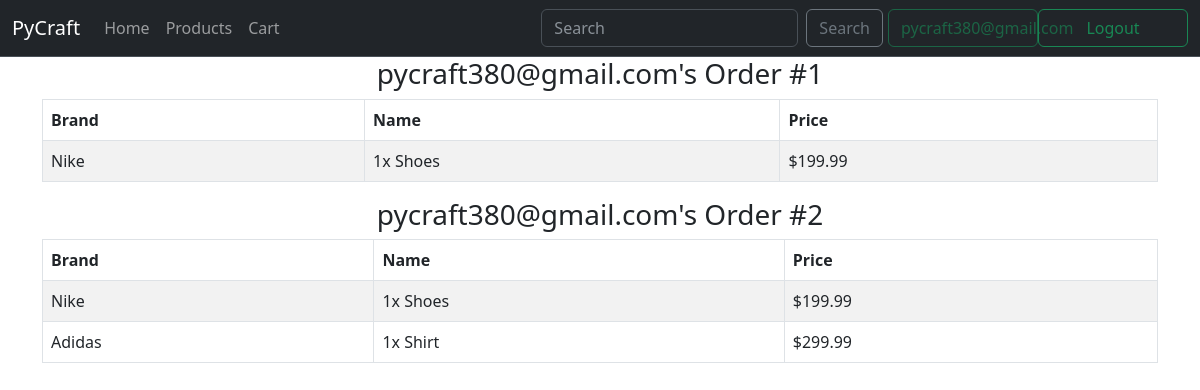
The page /orders (signed in) on the database as committed earlier.
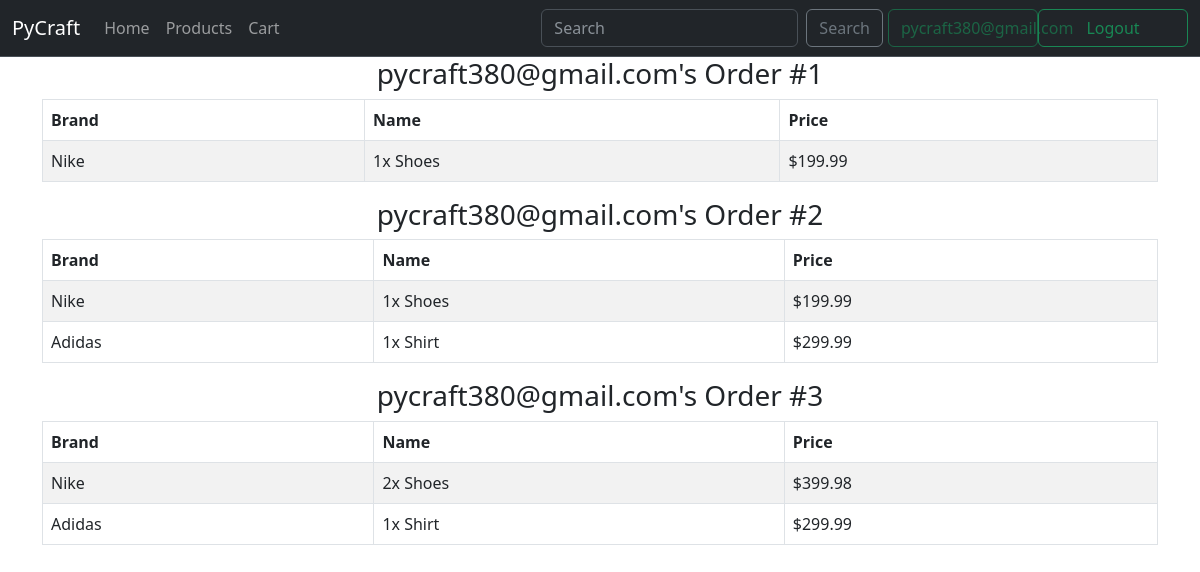
The same page on the database as committed later.
### flaskapp/modules/models/user_model.py (models this page shows, shortened)
class Users(UserMixin, db.Model):
    id = db.Column(db.Integer, primary_key = True, autoincrement=True)
    email = db.Column(db.String(50), nullable = False, unique = True)
    def get_user_by_email(email):
        user = Users.query.filter(Users.email == email).first()
        return user

### flaskapp/modules/models/order_model.py (models this page shows, shortened)
class Orders(db.Model):
    order_id = db.Column(db.Integer, primary_key = True, autoincrement=True)
    owner_id = db.Column(db.Integer, db.ForeignKey('users.id'))
    order_items = db.Column(JSON)
    shipping_type = db.Column(db.String(50))
    address = db.Column(db.String(100))
    price = db.Column(db.Float)

### flaskapp/order.py (the view)
@orders_blueprint.route("/orders")
def checkout():
    curr_user = Users.get_user_by_email(session.get('user'))
    if curr_user == None:
        return redirect('/login')
    else:
        curr_user_email = "pycraft380@gmail.com"
        orders = Orders.query.filter(Orders.owner_id == curr_user.id).all()
        if orders:
            return render_template("order.html", user=curr_user, orders=orders)
    flash("You have no orders!", 'alert-danger')
    return redirect('/cart')

### flaskapp/templates/order.html (shortened to what this page needs)
{% extends 'base.html' %}
{% set active_page = "orders" %}
{%block script%} <link rel="stylesheet" href="../static/products.css"> {% endblock %}
{%block content%}
{%for order in orders%}
<div class="container d-flex justify-content-center align-items-center" id="cart">
    <h3>{{user.email}}'s Order #{{order.order_id}}</h3>
</div>
<div class="container d-flex justify-content-center align-items-center">
    <table class="table table-striped table-bordered">
      <thead>
        <tr>
          <th scope="col">Brand</th>
          <th scope="col">Name</th>
          <th scope="col">Price</th>
        </tr>
    </thead>
    <tbody>
    {%for prod_id, item in order.order_items.items()%}
        <tr>
            <td>{{ item['brand'] }}</td>
            <td>{{item['quantity']}}x {{ item['name'] }}</td>
            <td>${{item['quantity'] * item['price']}}</td>
        </tr>
    {% endfor %}
    </tbody>
  </table>
</div>
{%endfor%}
{%endblock%}

### flaskapp/templates/base.html (shortened to what this page needs)
<!doctype html>
<html lang="en">
  <head>
    {%block script%}  {% endblock %}
    <link href="https://cdn.jsdelivr.net/npm/bootstrap@5.3.0/dist/css/bootstrap.min.css" rel="stylesheet">
    <link rel="stylesheet" href="https://cdn.jsdelivr.net/npm/bootstrap-icons@1.5.0/font/bootstrap-icons.css">
  <body>
    {% if user == None %}
    <nav class="navbar bg-dark border-bottom border-bottom-dark navbar-expand-lg " data-bs-theme="dark">
      <div class="container-fluid">
        <a class="navbar-brand" href="#">PyCraft</a>
        <button class="navbar-toggler" type="button" data-bs-toggle="collapse" data-bs-target="#navbarSupportedContent" aria-controls="navbarSupportedContent" aria-expanded="false" aria-label="Toggle navigation">
          <span class="navbar-toggler-icon"></span>
        </button>
        <div class="collapse navbar-collapse" id="navbarSupportedContent">
          <ul class="navbar-nav me-auto mb-2 mb-lg-0">
            <li class="nav-item">
              <a class="nav-link {% if active_page == 'index'%} active {% endif %}" href="/">Home</a>
            </li>
            <li class="nav-item">
              <a class="nav-link {% if active_page == 'products'%} active {% endif %}" href="products">Products</a>
            </li>
            <li class="nav-item">
              <a class="nav-link {% if active_page == 'cart'%} active {% endif %}" href="cart">Cart</a>
            </li>
          </ul>
          <form class="d-flex" role="search" action="/login">
            <button class="btn btn-outline-success" type="submit" style="width: 150px;">Sign In</button>
          </form>
        </div>
      </div>
  </nav>
  {%else%}
  <nav class="navbar bg-dark border-bottom border-bottom-dark navbar-expand-lg " data-bs-theme="dark">
    <div class="container-fluid">
      <a class="navbar-brand" href="#">PyCraft</a>
      <div class="collapse navbar-collapse" id="navbarSupportedContent">
        <ul class="navbar-nav me-auto mb-2 mb-lg-0">
          <li class="nav-item">
            <a class="nav-link {% if active_page == 'index'%} active {% endif %}" href="/">Home</a>
          </li>
          <li class="nav-item">
            <a class="nav-link {% if active_page == 'products'%} active {% endif %}" href="{{url_for('products.products')}}">Products</a>
          </li>
          <li class="nav-item">
            <a class="nav-link {% if active_page == 'cart'%} active {% endif %}" href="{{url_for('cart.cart')}}">Cart</a>
          </li>
        </ul>
        <form method="POST" action="{{url_for('auth.search')}}" class ="d-flex">
          <input class="form-control me-2" type="search" placeholder="Search" aria-label="=Search", name="searched">
          <button class="btn btn-outline-secondary" type="submit">Search</button>
        </form>
        <form class="d-flex" role="search" action="/logout">
          <button class="btn btn-outline-success" disabled type="submit" style="width: 150px; margin-left: 5px;">{{user.email}}</button>
          <button class="btn btn-outline-success" type="submit" style="width: 150px;">Logout</button>
        </form>
      </div>
    </div>
</nav>
  {% endif %}
  {%block content%}
  {% endblock %}
</body>
</html>

### flaskapp/static/products.css (style rules this page uses)
.container { display: flex; flex-wrap: wrap; }

Rows that differ between the two databases and show on the page:
added Orders: {{ user.email }} "pycraft380@gmail.com", order_id "3", brand "Nike" "Adidas", quantity "2" "1", name "Shoes" "Shirt", item "399.98" "299.99"
